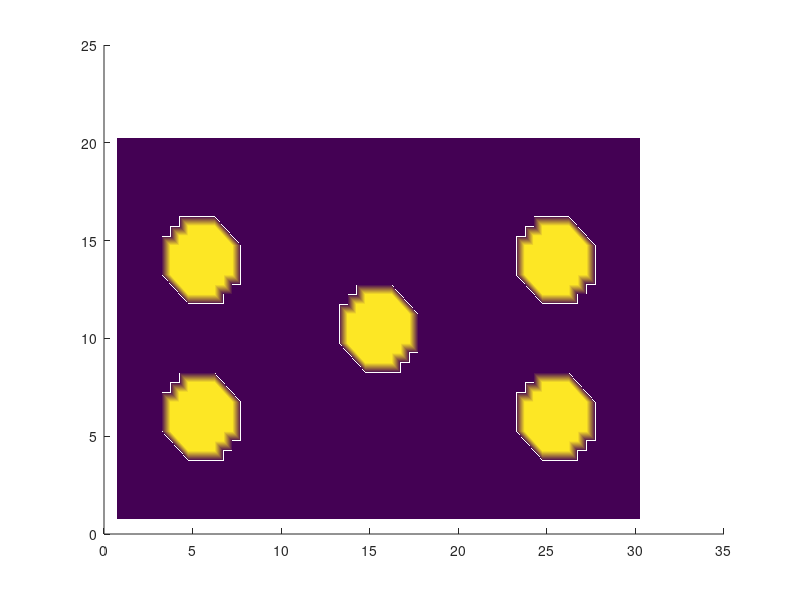

The MATLAB script that drew this image: (Note: this script raises an error after producing the figure.)
%=========================================================================
% COPYRIGHT (c) 2000-2003 by Trinity College Dublin, Dublin 2, IRELAND
% All rights reserved  
%=========================================================================
% Author:                Eamonn M. Kenny
% Principal Researcher:  Dr. Peter J. Cullen
% First Modification:    May 2002
% Last Modification:     Dated Below "Added dd/mm/yy"
% Previous Projects:     Storms, FMW/ARG
% Current  Project:      IP2000 STIWRO
% Software Tool Version: 1.0
%=========================================================================
fout = fopen('capacity-foyer-5spot.txt','w');

% print size of matrix to file
xStart = 0.75;
yStart = 0.75;
zStart = 2.0;
xStep  = 0.5;
yStep  = 0.5;
M      = 60;
N      = 40;

fprintf( fout, 'StartPoint: %f %f %f \n', xStart, yStart, zStart );
fprintf( fout, 'StepSize: %f %f\n', xStep, yStep );
fprintf( fout, 'Dimensions: %d %d\n', M, N );

% set capacity requirements
capacity = zeros(N,M);
x = zeros(M,1);
y = zeros(N,1);

capacitySum = 0.0;

for n = 1:N
  y(n) = yStart + (n-1) * yStep;
end;

for m = 1:M
  x(m) = xStart + (m-1) * xStep;
  for n = 1:N
    if ( sqrt( (x(m) - 5.5)^2 + (y(n) - 6)^2 ) <= 2 )
      capacity(n,m) = 0.03;
    elseif ( sqrt( (x(m) - 25.5)^2 + (y(n) - 6)^2 ) <= 2 )
      capacity(n,m) = 0.03;
    elseif ( sqrt( (x(m) - 5.5)^2 + (y(n) - 14)^2 ) <= 2 )
      capacity(n,m) = 0.03;
    elseif ( sqrt( (x(m) - 25.5)^2 + (y(n) - 14)^2 ) <= 2 )
      capacity(n,m) = 0.03;
    elseif ( sqrt( (x(m) - 15.5)^2 + (y(n) - 10.5)^2 ) <= 2 )
      capacity(n,m) = 0.03;
    else 
      capacity(n,m) = 0.0005;
    end;
    if ( x(m) == 2.75 & y(n) == 6.25 )
      sqrt( (x(m) - 5.5)^2 + (y(n) - 6)^2 )
    end;
      
    capacitySum = capacitySum + capacity(n,m);
    fprintf( fout, '%f\n', capacity(n,m) );
  end;
end;

fclose(fout);

fprintf( 'Start: (%fx%f), End: (%fx%f)\n', xStart, yStart, xStart+(M-1)*xStep, yStart+(N-1)*yStep );
fprintf( 'Total Capacity of Foyer: %f\n', capacitySum );

% plot the capacity in the grid and the story in which it is defined
hold;
surf(x,y,capacity, 'FaceColor','interp','EdgeColor','none');
story3d( '../building-data/story1-foyer-5spot.txt', '../building-data/story1-foyer-5spot.txta' );
hold;
